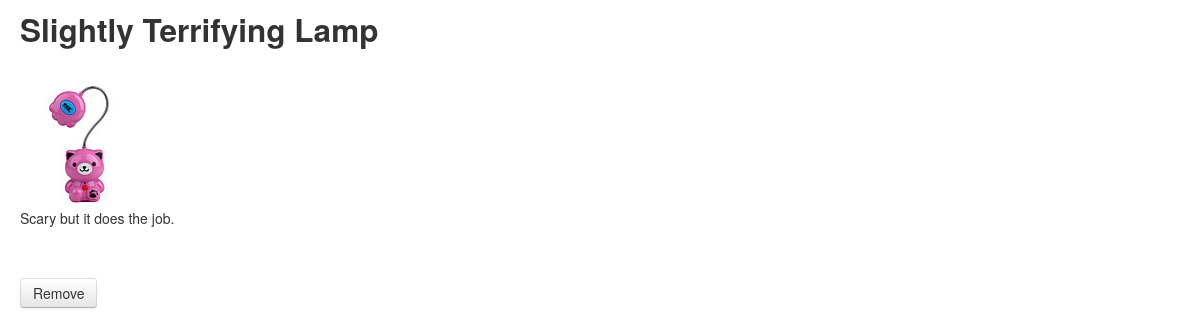
The page /watch/item/6 (signed in) on the database its author committed.
### jlist/models.py (models this page shows, shortened)
class Item(models.Model):
    seller = models.ForeignKey('UserProfile', unique=False, related_name="item" )
    name = models.CharField(max_length = 50)
    description = models.CharField("Description",max_length = 1000)
    price = models.DecimalField(decimal_places=2, max_digits=6)
    sold = models.BooleanField()
    date_added = models.DateField(auto_now_add=True)
    photo = models.FileField(upload_to='photos/%Y/%m/%d')
    BEDROOM = 'BD'
    BATHROOM = 'BA'
    KITCHEN = 'KH'
    LIVING_ROOM = 'LR'
    FURNITURE_CHOICES = (
        (BEDROOM, 'Bedroom'),
        (BATHROOM, 'Bathroom'),
        (KITCHEN, 'Kitchen'),
        (LIVING_ROOM, 'Living Room'),
    )
    category = models.CharField(max_length = 2, choices=FURNITURE_CHOICES, default=LIVING_ROOM)

### jlist/views.py (the view)
# urls.py: url(r'^watch/item/(?P<item_id>\w+)$', 'jlist.views.watched_item', name='save_item'),
@login_required
def watched_item(request, item_id):
    item = Item.objects.get(id=item_id)
    print item_id
    print item.name
    return render_to_response("watched_item.html", {'item': item}, context_instance=RequestContext(request), )

### jumbolist/templates/watched_item.html
{% extends "item_base.html" %}
{% block content %}
    <h2>{{ item.name }}</h2><br/>
        <img src="{{ item.photo.url }}" class="img-rounded"/>
        <p style="width:200px;">{{ item.description }}</p>
    <br/><br/>
    <a href="/remove/item/{{ item.id }}" target="blank()"><button class="btn">Remove</button></a>
{% endblock %}

### rows shown on the page
Item: name "Slightly Terrifying Lamp", photo (picture), description "Scary but it does the job."
